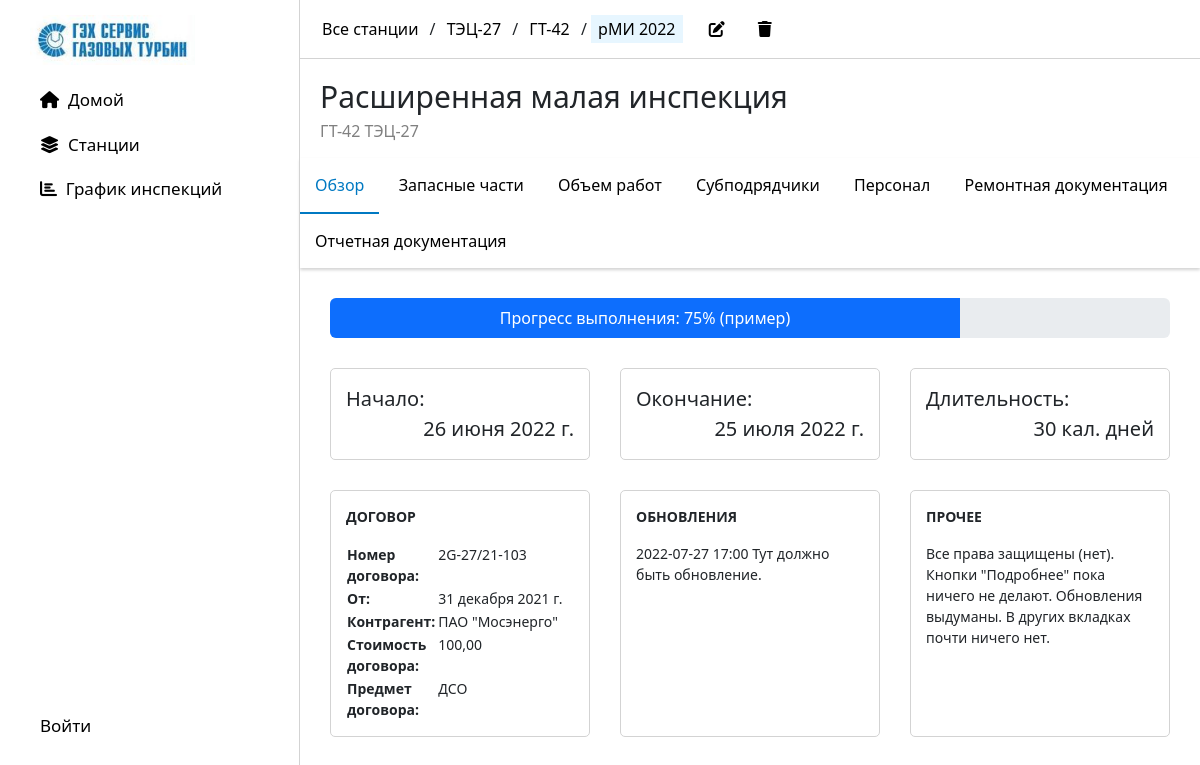
Page /1/event_detail/ on the earlier database version.
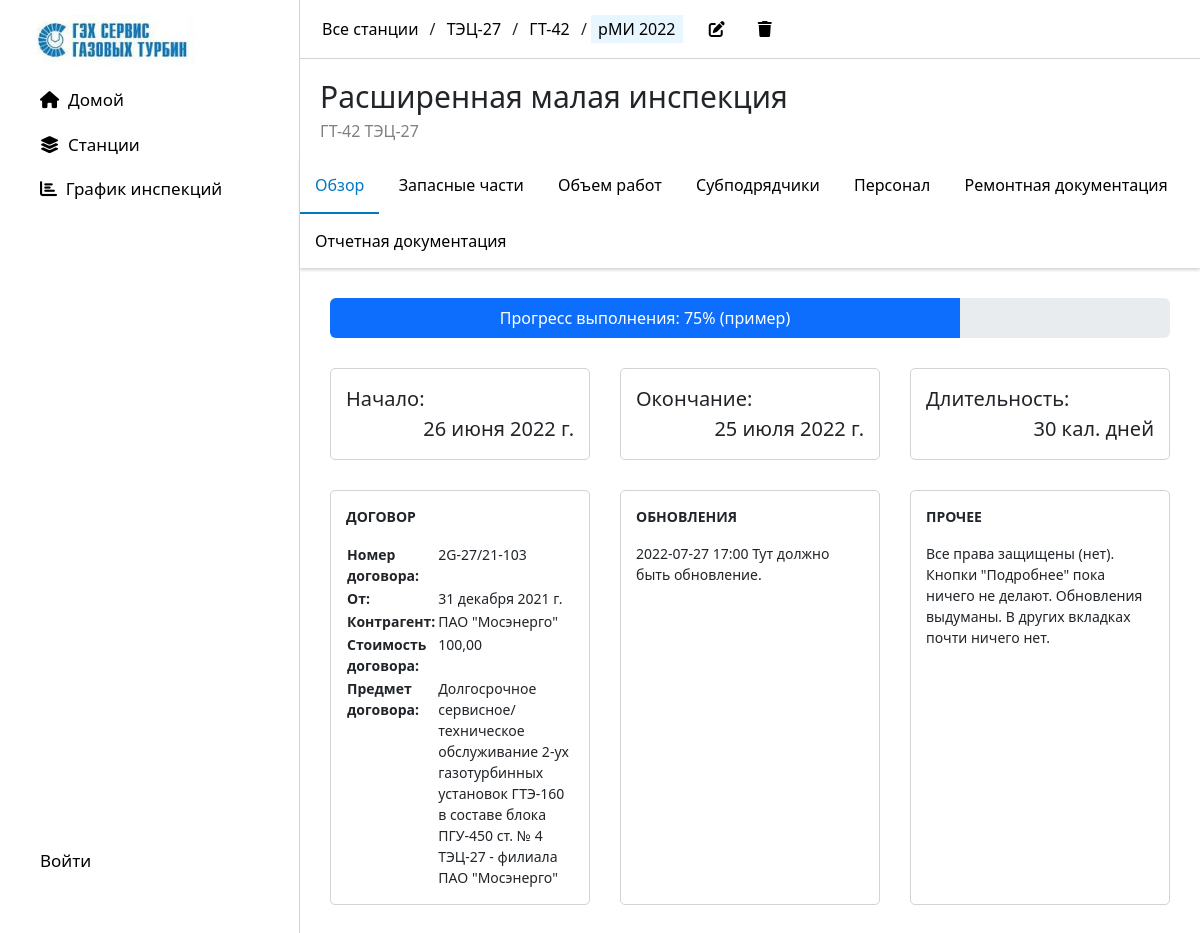
Same page on the later database version.
### main/models.py (models this page shows, shortened)
class Event(models.Model):
    unit = models.ForeignKey(Unit, on_delete=models.CASCADE)
    event_type = models.ForeignKey(UnitEventType, on_delete=models.SET_NULL, null=True, blank=True)
    short_name = models.CharField('Короткое имя события', max_length=10)
    full_name = models.CharField('Полное имя события', max_length=100)
    start = models.DateField('Дата начала')
    end = models.DateField('Дата окончания')
    duration = models.IntegerField('Длительность', default=0)
    report = models.CharField('Номер отчета', max_length=50, null=True, blank=True, default='-')
    contract = models.ForeignKey(Contract, null=True, on_delete=models.SET_NULL, blank=True)
    report_file = models.FileField('Файл отчета', upload_to='', null=True, blank=True)
    def __str__(self):
        return f'{self.short_name} {self.unit.short_name} {self.unit.station.short_name}'

class Contract(models.Model):
    number = models.CharField('Номер договора', max_length=50)
    reg_date = models.DateField('Дата договора')
    group = models.CharField('Группа договоров', max_length=50)
    subject = models.TextField('Предмет договора', max_length=500)
    value_rub = models.DecimalField('Цена договора в валюте', decimal_places=2, max_digits=15)
    value_cur = models.DecimalField('Цена договора в рублях', decimal_places=2, max_digits=15)
    counterparty = models.CharField('Контрагент', max_length=500)
    file = models.FileField('Файл договора', null=True, upload_to='', blank=True)
    contract_type = models.CharField('Тип договора', max_length=2, choices=[('Д', 'Доходный'), ('Р', 'Расходный')], default='Доходный')

class Unit(models.Model):
    station = models.ForeignKey(Station, on_delete=models.CASCADE)
    name = models.CharField('Наименование установки', max_length=100)
    short_name = models.CharField('Короткое наименование установки', max_length=10, default='-')
    unit_type = models.ForeignKey(UnitType, on_delete=models.SET_NULL, null=True, blank=True)
    station_number = models.CharField('Станционный номер', max_length=10, null=True, blank=True)

class Station(models.Model):
    name = models.CharField('Наименование станции', max_length=100)
    short_name = models.CharField('Короткое наименование станции', max_length=10, default='-')
    number = models.IntegerField('Ид.', default=0, null=True, blank=True)
    company = models.CharField('Генерирующая компания', max_length=50, null=True, blank=True)
    image = models.ImageField('Изображение', blank=True, upload_to='')
    address = models.CharField('Адрес нахождения', max_length=100, null=True, blank=True)
    text = models.CharField('Текст', max_length=100, null=True, blank=True)
    large_text = models.TextField('Большой текст', max_length=2000, null=True, blank=True)

### main/views.py (the view, shortened to what this page needs)
# urls.py: path('<int:event_id>/event_detail/', views.event_detail, name='event_detail'),
def event_detail(request, event_id):
    try:
        event = Event.objects.get(pk=event_id)
    except Event.DoesNotExist:
        raise Http404('Такой инспекции нет в базе данных.')
    try:
        spareparts = SparePartsList.objects.get(event=event)
        with open(spareparts.file.path, 'r', encoding='utf-8-sig', newline='') as csvfile:
            sp_reader = csv.reader(csvfile, delimiter=';')
            spareparts_list = list(sp_reader)
    except:
        spareparts_list = []
        spareparts = ''
    if not spareparts_list:
        spareparts_list_length = 0
    else:
        spareparts_list_length = len(set(x[0] for x in spareparts_list[1:] if x[0]))
    total = 0
    total_p = 0
    total_d = 0
    total_m = 0
    count = 0
    count_sum = 0
    try:
        x = spareparts_list[0].index('Статус') or 0
    except:
        x = 0
    try:
        y = spareparts_list[0].index('Поставщик')
    except:
        y = 0
    try:
        c = spareparts_list[0].index('Категория ВЕРХ')
    except:
        c = 0
    y_list = []
    total_str = '{:,}'.format(round(total, 2))
    total_p_str = '{:,}'.format(round(total_p, 2))
    total_d_str = '{:,}'.format(round(total_d, 2))
    total_m_str = '{:,}'.format(round(total_m, 2))
    if spareparts_list_length != 0:
        count_percent = round(count * 100 / spareparts_list_length, 1)
    else:
        count_percent = 0
    if total != 0:
        count_sum_percent = round(count_sum * 100 / total, 1)
    else:
        count_sum_percent = 0
    data = {
        'event': event,
        'spareparts': spareparts,
        'spareparts_list' : spareparts_list,
        'spareparts_list_length' : spareparts_list_length,
        'spareparts_list_total' : total_str,
        'spareparts_list_total_p' : total_p_str,
        'spareparts_list_total_d' : total_d_str,
        'spareparts_list_total_m' : total_m_str,
        'count_percent' : count_percent,
        'count_sum_percent' : count_sum_percent,
        'y_list' : y_list,
    }
    return render(request, 'main/event_detail.html', data)

### main/templates/main/event_detail.html (shortened to what this page needs)
{% extends 'main/new_layout.html' %}
{% load static %}
{% block head%}
    <link rel="stylesheet" href="{% static 'main/css/tab.css' %}">
    <link rel="stylesheet" href="{% static 'main/css/tab__tabcontent__block.css' %}">
{% endblock %}
{% block content %}
<div class="topline">
    <div class="topline-item" style="margin-left: 0">
        <a href="{% url 'stations' %}">Все станции</a>
    </div> /
    <div class="topline-item">
        <a href="{% url 'station_detail' event.unit.station.id %}">{{ event.unit.station.short_name }}</a>
    </div> /
    <div class="topline-item">
        <a href="{% url 'unit_detail' event.unit.id %}">
            {{ event.unit.short_name }}
        </a>
    </div> /
    <div class="topline-item active">
        <a href="{% url 'event_detail' event.id %}">
            {{ event.short_name }} {{ event.start.year }}
        </a>
    </div>
    <div style="display: inline-block; border: 0px solid black">
        <div class="topline-item" style="display: inline-block; margin: 0 15px;">
            <a href="{% url 'event_edit' event_id=event.pk %}"><i class="fa-solid fa-pen-to-square"></i></a>
        </div>
        <div class="topline-item" style="display: inline-block; margin-right: 15px;">
            <a href="{% url 'event_delete' pk=event.pk %}"><i class="fa-solid fa-trash"></i></a>
        </div>
    </div>
</div>
<div style="padding: 15px 20px;">
    <a style="font-size: 30px; font-weight: 500;">
        {{ event.full_name }}
    </a>
    <br>
    <a style="color: grey">{{ event.unit.short_name }} {{ event.unit.station.short_name }}</a>
</div>
<div class="tab">
    <button class="tablinks" onclick="openTab(event, 'general')" id="defaultOpen">Обзор</button>
    <button class="tablinks" onclick="openTab(event, 'spareparts')">Запасные части</button>
    <button class="tablinks" onclick="openTab(event, 'services')">Объем работ</button>
    <button class="tablinks" onclick="openTab(event, 'tab3')">Субподрядчики</button>
    <button class="tablinks" onclick="openTab(event, 'tab5')">Персонал</button>
    <button class="tablinks" onclick="openTab(event, 'tab6')">Ремонтная документация</button>
    <button class="tablinks" onclick="openTab(event, 'tab7')">Отчетная документация</button>
</div>
{% include 'main/event_detail_general.html' %}
{% endblock %}

### main/templates/main/event_detail_general.html
{% block content %}
<div id="general" class="tabcontent">
    <div class="container">
        <div class="progress" style="height:40px;">
            <div class="progress-bar"
                 style="width: {{ 75 }}%; font-size: 16px"
                 role="progressbar"
                 aria-valuemin="0"
                 aria-valuemax="100">
                Прогресс выполнения: {{ 75 }}% (пример)
            </div>
        </div>
        <div class="dashboard" style="grid-template-columns: 1fr 1fr 1fr;">
                <div class="block" style="font-size: 20px; ">
                    <span style="">Начало:</span>
                    <span style="font-size: 20px; font-weight: 500; float:right">{{ event.start }}</span><br>
                </div>
                <div class="block" style="font-size: 20px; ">
                    <span style="">Окончание:</span>
                    <span style="font-size: 20px; font-weight: 500; float:right">{{ event.end }}</span><br>
                </div>
                <div class="block" style="font-size: 20px; ">
                    <span style="">Длительность:</span>
                    <span style="font-size: 20px; font-weight: 500; float:right">{{ event.duration }} кал. дней</span><br>
                </div>
                <div class="block">
                    <p><span style="font-weight: bold;">ДОГОВОР</span></p>
                    <table style="width:100%">
                        <colgroup>
                            <col span="1" style="width: 40%;">
                            <col span="1" style="width: 60%;">
                        </colgroup>
                        <tbody style="vertical-align: top">
                            <tr>
                                <td><span style="font-weight: bold;">Номер договора: </span></td>
                                <td>{{ event.contract.number }}</td>
                            </tr>
                            <tr>
                                <td><span style="font-weight: bold;">От: </span></td>
                                <td>{{ event.contract.reg_date }}</td>
                            </tr>
                            <tr>
                                <td><span style="font-weight: bold;">Контрагент: </span></td>
                                <td>{{ event.contract.counterparty }}</td>
                            </tr>
                            <tr>
                                <td><span style="font-weight: bold;">Стоимость договора: </span></td>
                                <td>{{ event.contract.value_rub }}</td>
                            </tr>
                            <tr>
                                <td><span style="font-weight: bold;">Предмет договора: </span></td>
                                <td>{{ event.contract.subject }}</td>
                            </tr>
                        </tbody>
                    </table>
                </div>
                <div class="block">
                    <p><span style="font-weight: bold;">ОБНОВЛЕНИЯ</span></p>
                    <p><span>2022-07-27 17:00 Тут должно быть обновление.</span></p>
                </div>
                <div class="block">
                    <p><span style="font-weight: bold;">ПРОЧЕЕ</span></p>
                    <p><span>Все права защищены (нет). Кнопки "Подробнее" пока ничего не делают. Обновления выдуманы. В других вкладках почти ничего нет.</span></p>
                </div>
        </div>
    </div>
</div>
{% endblock %}

Differences in the rows shown:
changed Event "Расширенная малая инспекция": contract.subject "ДСО" → "Долгосрочное сервисное/техническое обслуживание 2-ух газотурбинных установок ГТЭ-160 в составе блока ПГУ-450 ст. № 4 ТЭЦ-27 - филиала ПАО \"Мосэнерго\""
